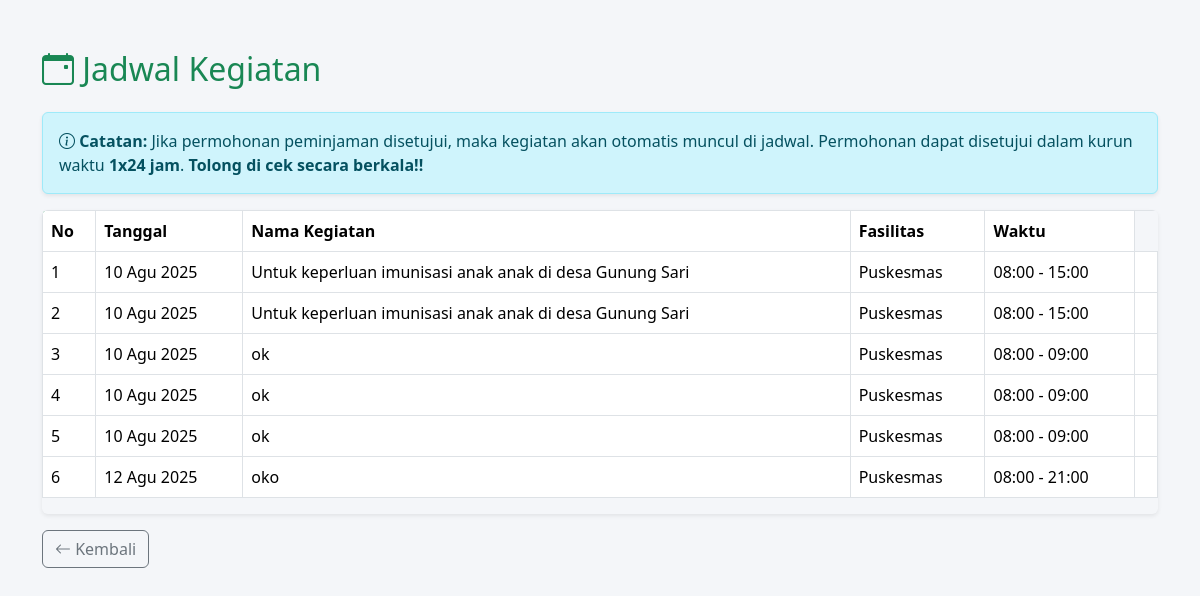
The app's page /jadwal/, older data.
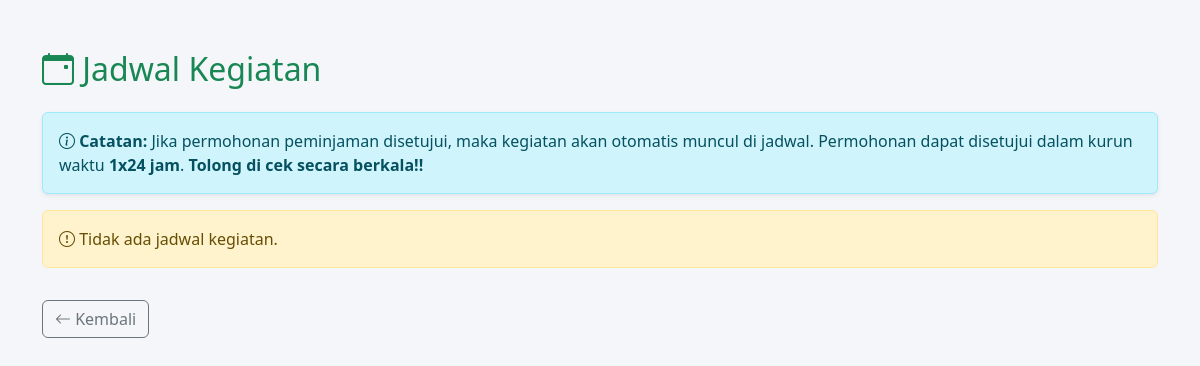
The same page, newer data.
### kegiatan/models.py (models this page shows, shortened)
class Kegiatan(models.Model):
    nama_kegiatan = models.CharField(max_length=100)
    tanggal = models.DateField()
    jam_mulai = models.TimeField()
    jam_selesai = models.TimeField()
    fasilitas = models.ManyToManyField(Fasilitas)
    penanggung_jawab = models.CharField(max_length=100)

class Fasilitas(models.Model):
    nama = models.CharField(max_length=100)
    lokasi = models.CharField(max_length=200)
    kapasitas = models.IntegerField()
    foto = models.ImageField(upload_to='fasilitas/', blank=True, null=True)
    latitude = models.DecimalField(max_digits=9, decimal_places=6, null=True, blank=True)
    longitude = models.DecimalField(max_digits=9, decimal_places=6, null=True, blank=True)

### kegiatan/views.py (the view)
# urls.py: path('jadwal/', views.jadwal_list, name='jadwal_list'),
def jadwal_list(request):
    jadwal = Kegiatan.objects.all().order_by('tanggal', 'jam_mulai')
    return render(request, 'jadwal_list.html', {'jadwal': jadwal})

### kegiatan/templates/jadwal_list.html (shortened to what this page needs)
{% load static %}
<!DOCTYPE html>
<html lang="id">
<head>
    <link href="https://cdn.jsdelivr.net/npm/bootstrap@5.3.3/dist/css/bootstrap.min.css" rel="stylesheet" />
    <link href="https://cdn.jsdelivr.net/npm/bootstrap-icons@1.11.3/font/bootstrap-icons.css" rel="stylesheet" />
</head>
<body>
<div class="container">
    <h2 class="text-success mb-4"><i class="bi bi-calendar-event"></i> Jadwal Kegiatan</h2>
    <div class="alert alert-info shadow-sm rounded" role="alert">
        <i class="bi bi-info-circle"></i>
        <strong>Catatan:</strong> Jika permohonan peminjaman disetujui, maka kegiatan akan otomatis muncul di jadwal.
        Permohonan dapat disetujui dalam kurun waktu <strong>1x24 jam</strong>. <strong>Tolong di cek secara berkala!!</strong>
    </div>
    {% if jadwal %}
        <div class="table-responsive shadow-sm rounded">
            <table class="table table-bordered table-hover align-middle">
                <thead>
                    <tr>
                        <th>No</th>
                        <th>Tanggal</th>
                        <th>Nama Kegiatan</th>
                        <th>Fasilitas</th>
                        <th>Waktu</th>
                    </tr>
                </thead>
                <tbody>
                    {% for j in jadwal %}
                        <tr data-url="{% url 'jadwal_detail' j.id %}" style="cursor:pointer;">
                            <td>{{ forloop.counter }}</td>
                            <td>{{ j.tanggal|date:"d M Y" }}</td>
                            <td>{{ j.nama_kegiatan }}</td>
                            <td>
                                {% if j.fasilitas.all %}
                                    {% for f in j.fasilitas.all %}
                                        {{ f.nama }}{% if not forloop.last %}, {% endif %}
                                    {% endfor %}
                                {% else %}
                                    <em>Tidak ada fasilitas</em>
                                {% endif %}
                            </td>
                            <td>{{ j.jam_mulai|time:"H:i" }} - {{ j.jam_selesai|time:"H:i" }}</td>
                            <td>
                            </td>
                        </tr>
                    {% endfor %}
                </tbody>
            </table>
        </div>
    {% else %}
        <div class="alert alert-warning" role="alert">
            <i class="bi bi-exclamation-circle"></i> Tidak ada jadwal kegiatan.
        </div>
    {% endif %}
    <a href="/" class="btn btn-outline-secondary mt-3 btn-custom">
        <i class="bi bi-arrow-left"></i> Kembali
    </a>
</div>
</body>
</html>

### kegiatan/templates/jadwal_list.html (style rules this page uses)
body { background-color: #f4f6f9; font-family: 'Segoe UI', sans-serif; }
.container { margin-top: 50px; }
.btn-custom { transition: all 0.3s ease-in-out; }

Row changes from the older to the newer data that the page shows:
removed Kegiatan: tanggal "10 Agu 2025", nama_kegiatan "Untuk keperluan imunisasi anak anak di desa Gunung Sari", jam_mulai "08:00", jam_selesai "15:00"
no longer on this page (row unchanged): Fasilitas: nama "Puskesmas"
removed Kegiatan: tanggal "10 Agu 2025", nama_kegiatan "Untuk keperluan imunisasi anak anak di desa Gunung Sari", jam_mulai "08:00", jam_selesai "15:00"
removed Kegiatan: tanggal "10 Agu 2025", nama_kegiatan "ok", jam_mulai "08:00", jam_selesai "09:00"
removed Kegiatan: tanggal "10 Agu 2025", nama_kegiatan "ok", jam_mulai "08:00", jam_selesai "09:00"
removed Kegiatan: tanggal "10 Agu 2025", nama_kegiatan "ok", jam_mulai "08:00", jam_selesai "09:00"
removed Kegiatan: tanggal "12 Agu 2025", nama_kegiatan "oko", jam_mulai "08:00", jam_selesai "21:00"
Text that changed along with them:
text no longer shown: "No Tanggal Nama Kegiatan Fasilitas Waktu"
text now shown: "Tidak ada jadwal kegiatan."
